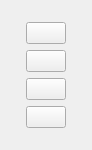
<ui version="4.0" >
 <class>DockButtonWidget</class>
 <widget class="QWidget" name="DockButtonWidget" >
  <property name="geometry" >
   <rect>
    <x>0</x>
    <y>0</y>
    <width>92</width>
    <height>150</height>
   </rect>
  </property>
  <property name="windowTitle" >
   <string>DockButtonWidget</string>
  </property>
  <layout class="QHBoxLayout" name="horizontalLayout" >
   <item>
    <spacer name="horizontalSpacer" >
     <property name="orientation" >
      <enum>Qt::Horizontal</enum>
     </property>
     <property name="sizeHint" stdset="0" >
      <size>
       <width>12</width>
       <height>20</height>
      </size>
     </property>
    </spacer>
   </item>
   <item>
    <layout class="QVBoxLayout" name="verticalLayout" >
     <item>
      <spacer name="verticalSpacer" >
       <property name="orientation" >
        <enum>Qt::Vertical</enum>
       </property>
       <property name="sizeHint" stdset="0" >
        <size>
         <width>20</width>
         <height>40</height>
        </size>
       </property>
      </spacer>
     </item>
     <item>
      <widget class="KPushButton" name="top" >
       <property name="minimumSize" >
        <size>
         <width>0</width>
         <height>0</height>
        </size>
       </property>
      </widget>
     </item>
     <item>
      <widget class="KPushButton" name="up" >
       <property name="minimumSize" >
        <size>
         <width>0</width>
         <height>0</height>
        </size>
       </property>
      </widget>
     </item>
     <item>
      <widget class="KPushButton" name="down" >
       <property name="minimumSize" >
        <size>
         <width>0</width>
         <height>0</height>
        </size>
       </property>
      </widget>
     </item>
     <item>
      <widget class="KPushButton" name="bottom" >
       <property name="minimumSize" >
        <size>
         <width>0</width>
         <height>0</height>
        </size>
       </property>
      </widget>
     </item>
     <item>
      <spacer name="verticalSpacer_2" >
       <property name="orientation" >
        <enum>Qt::Vertical</enum>
       </property>
       <property name="sizeHint" stdset="0" >
        <size>
         <width>20</width>
         <height>40</height>
        </size>
       </property>
      </spacer>
     </item>
    </layout>
   </item>
   <item>
    <spacer name="horizontalSpacer_2" >
     <property name="orientation" >
      <enum>Qt::Horizontal</enum>
     </property>
     <property name="sizeHint" stdset="0" >
      <size>
       <width>8</width>
       <height>20</height>
      </size>
     </property>
    </spacer>
   </item>
  </layout>
 </widget>
 <customwidgets>
  <customwidget>
   <class>KPushButton</class>
   <extends>QPushButton</extends>
   <header>kpushbutton.h</header>
  </customwidget>
 </customwidgets>
 <resources/>
 <connections/>
</ui>
